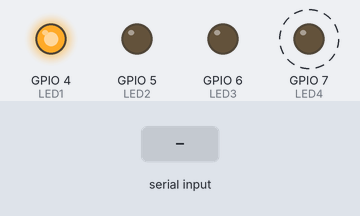
Simulated run of this sketch. Board: ESP32-S3. Parts: output pins drawn as LEDs (lit = HIGH). Dashed ring = blinking. The test bench sets the inputs (shaded band).

Above: at 0.75 s.
1.3 s: "1\n" received over Serial
At 1.74 s:
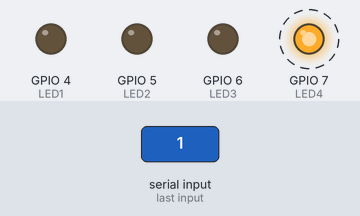
4.3 s: "B\n" received over Serial
At 5.5 s:
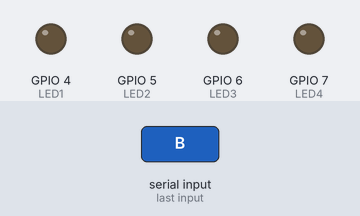
5.8 s: "b\n" received over Serial
At 13.25 s:
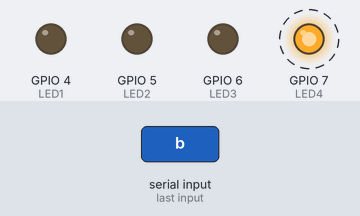
Timing chart, 0 to 14.8 s (numbered marks = the images above; inputs shaded):
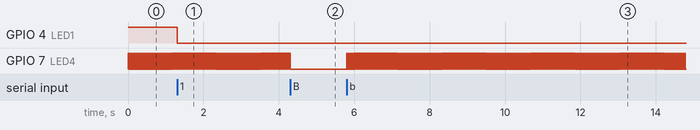

Measured:
- after the input at 1.3 s, GPIO 4 (LED1): HIGH → LOW after 0.00 s instead of 0.70 s; GPIO 5 (LED2): stays LOW (without the input it goes to HIGH after 0.70 s); GPIO 6 (LED3): stays LOW (without the input it goes to HIGH after 1.7 s)
- after the input at 4.3 s, GPIO 7 (LED4): goes on until 4.3 s, then stays LOW
- after the input at 5.8 s, GPIO 7 (LED4): alternates HIGH for 0.02 s and LOW for 0.02 s, starting at once
- by itself, GPIO 7 (LED4): alternates HIGH for 0.02 s and LOW for 0.02 s

The sketch:

Tareas.ino
```cpp
#if CONFIG_FREERTOS_UNICORE
static const BaseType_t App_CPU = 0;
#else
static const BaseType_t App_CPU = 1;
#endif

static const int LED1 = 4;
static const int LED2 = 5;
static const int LED3 = 6;
static const int LED4 = 7;

static TaskHandle_t tarea_1 = NULL;
static TaskHandle_t tarea_2 = NULL;   //Manejables

//Volatile int p = 0;
void Tarea01(void *parameter){
while(1){
digitalWrite(LED1,HIGH);
  vTaskDelay(2000/portTICK_PERIOD_MS);
digitalWrite(LED1,LOW);
digitalWrite(LED2,HIGH);
  vTaskDelay(1000/portTICK_PERIOD_MS);
digitalWrite(LED2,LOW);
digitalWrite(LED3,HIGH);
  vTaskDelay(2000/portTICK_PERIOD_MS);
digitalWrite(LED3,LOW);

}
}

void Tarea02(void *parameter){
  while(1){
digitalWrite(LED4,HIGH);
  vTaskDelay(20/portTICK_PERIOD_MS);
digitalWrite(LED4,LOW);
  vTaskDelay(20/portTICK_PERIOD_MS);
  }
}

void Tarea03(void *parameter){
  while(1){


    String lectura = Serial.readStringUntil('\n');
    if (lectura == "A"){
    vTaskSuspend(tarea_1);
    }
    if (lectura == "a"){
    vTaskResume(tarea_1);
    }
    if (lectura == "B"){
    vTaskSuspend(tarea_2);
    }
    if (lectura == "b"){
    vTaskResume(tarea_2);
    }
        if (lectura == "1"){
    digitalWrite(LED1,LOW);
    digitalWrite(LED2,LOW);
    digitalWrite(LED3,LOW);
    vTaskDelete(tarea_1);
    }
        if (lectura == "2"){
    digitalWrite(LED4,LOW);
    vTaskDelete(tarea_2);
    }
    vTaskDelay(20/portTICK_PERIOD_MS);
}
}
void setup(){
  Serial.begin(9600);
  pinMode(LED1, OUTPUT);
  pinMode(LED2, OUTPUT);
  pinMode(LED3, OUTPUT);
  pinMode(LED4, OUTPUT);

  xTaskCreatePinnedToCore(
Tarea01,		//Función a llamar
"Tarea01",	//Nombre de la tarea
4096		,	//Función a llamar
NULL 	,		//Parametro para enviar a la función
1, 			//Prioridad de la tarea
&tarea_1,			//Identificador o Manejador
App_CPU);
  xTaskCreatePinnedToCore(
Tarea02,		//Función a llamar
"Tarea02",	//Nombre de la tarea
4096		,	//Función a llamar
NULL 	,		//Parametro para enviar a la función
1, 			//Prioridad de la tarea
&tarea_2,			//Identificador o Manejador
App_CPU);


  xTaskCreatePinnedToCore(
Tarea03,		//Función a llamar
"Tarea03",	//Nombre de la tarea
4096		,	//Función a llamar
NULL 	,		//Parametro para enviar a la función
1, 			//Prioridad de la tarea
NULL,			//Identificador o Manejador
App_CPU);
}

void loop(){

}
```
